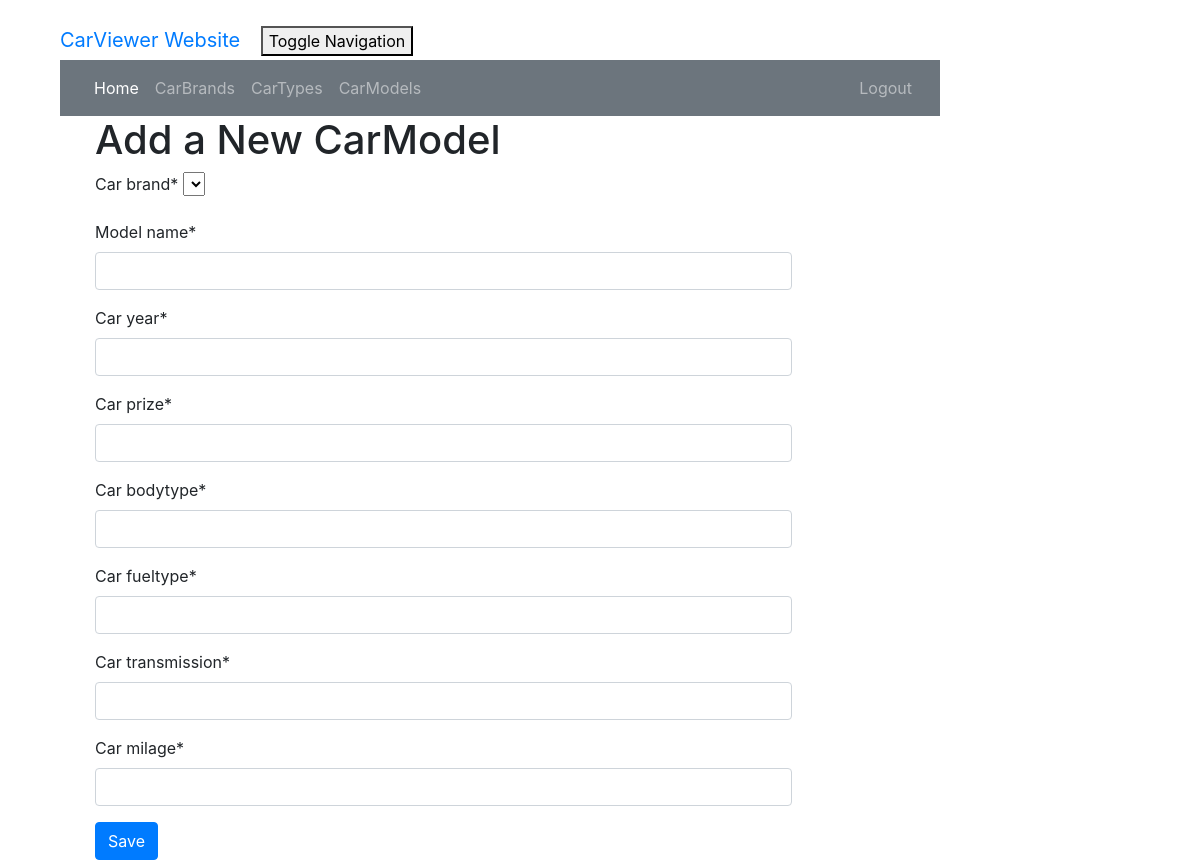
The app's page /carmodel/create/ (signed in), older data.
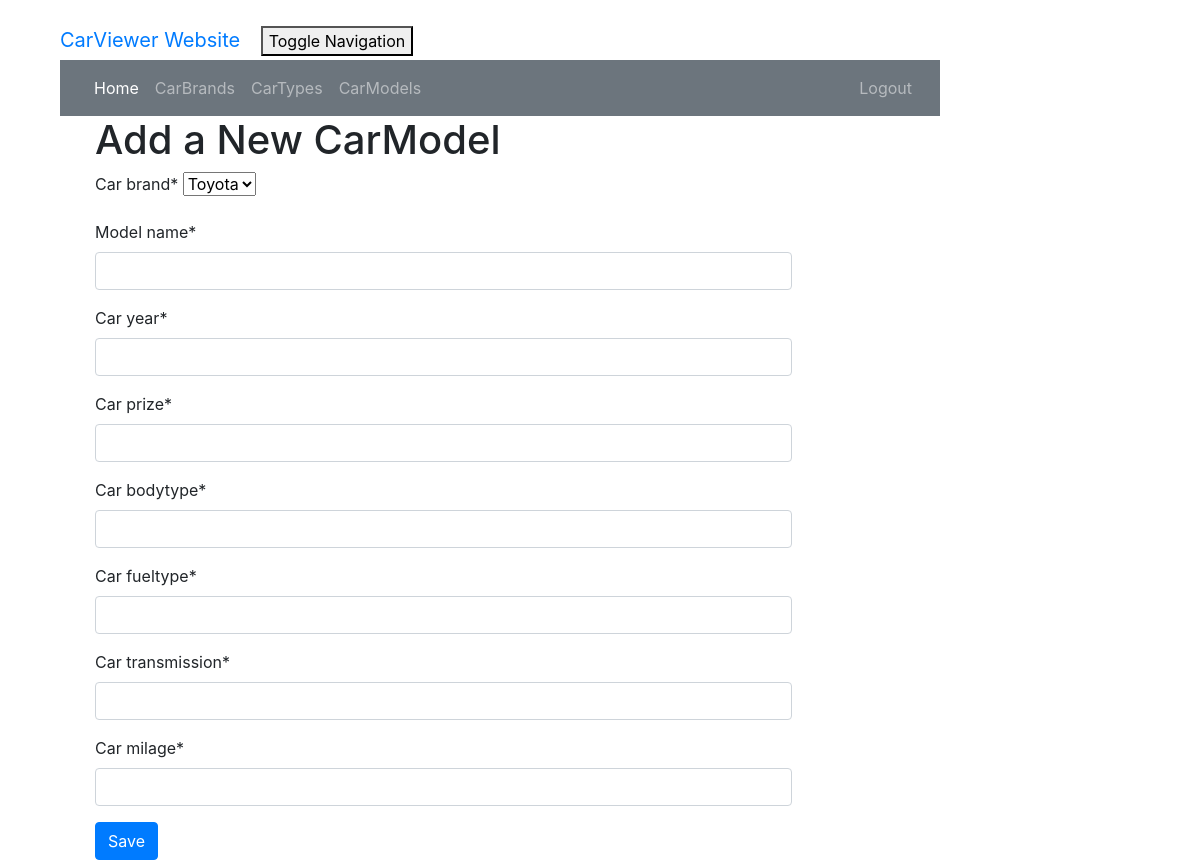
The same page, newer data.
### carviewer/models.py (models this page shows)
class CarBrand(models.Model):
    car_brand = models.CharField(max_length=50)
    car_year = models.IntegerField()
    def __str__(self):
        return self.car_brand

### carviewer/views.py (the view)
# urls.py: path('carmodel/create/', views.carmodel_new, name='carmodel_new'),
@login_required
def carmodel_new(request):
    if request.method == "POST":
        form = CarModelForm(request.POST)
        if form.is_valid():
            carmodel = form.save(commit=False)
            carmodel.created_date = timezone.now()
            carmodel.save()
            carmodel = CarModel.objects.filter(created_date__lte=timezone.now())
            return render(request, 'carviewer/carmodel_list.html',
                          {'carmodels': carmodel})
    else:
        form = CarModelForm()
    return render(request, 'carviewer/carmodel_new.html', {'form': form})

### carviewer/forms.py
class CarModelForm(forms.ModelForm):
    class Meta:
        model = CarModel
        fields = ('car_brand', 'model_name', 'car_year', 'car_prize', 'car_bodytype', 'car_fueltype', 'car_transmission',
                  'car_milage')

### carviewer/templates/carviewer/carmodel_new.html (shortened to what this page needs)
<!DOCTYPE html>
<html lang="en">
{% extends 'carviewer/base.html' %}
{% load crispy_forms_tags %}
{% block content %}
    <h1>Add a New CarModel</h1>
    <form method="POST" class="carmodel-form">{% csrf_token %}
         {{ form|crispy }}
        <button type="submit" class="btn btn-primary">Save</button>
    </form>
{% endblock %}

Row changes from the older to the newer data that the page shows:
added CarBrand: car_brand "Toyota"
